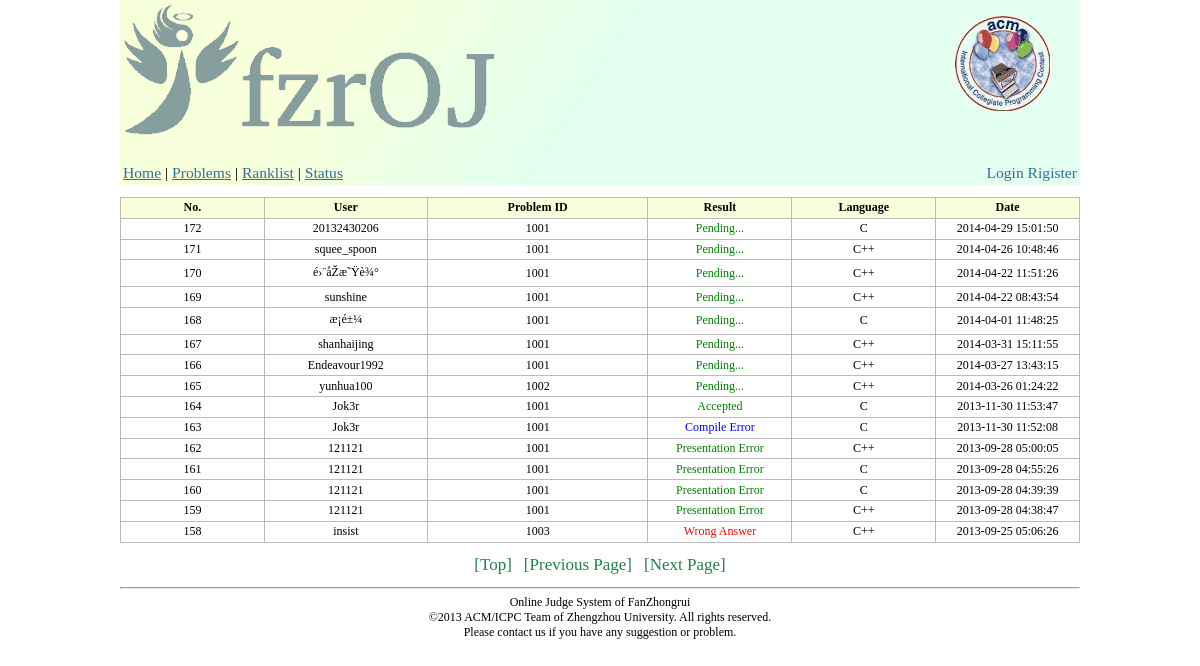
Before: /status.php with the older database file.
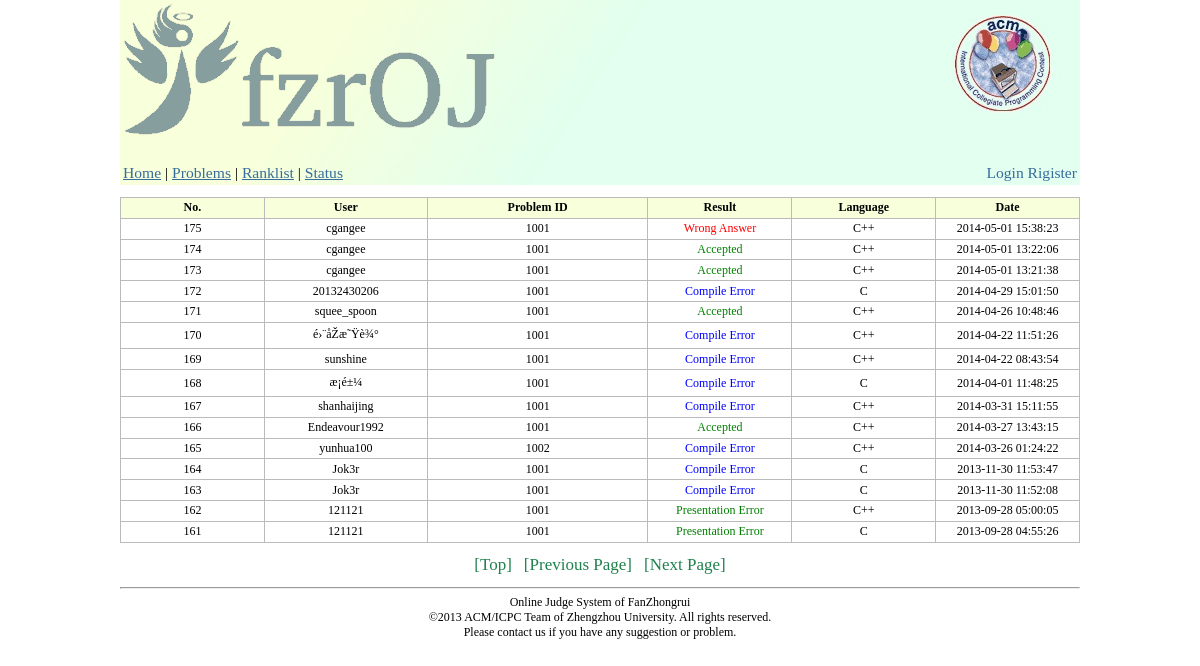
After: the same page with the newer database file.
### tables this page shows
CREATE TABLE IF NOT EXISTS `code` (
  `cid` int(11) NOT NULL AUTO_INCREMENT,
  `pid` int(11) DEFAULT NULL,
  `uid` int(11) DEFAULT NULL,
  `ctext` text,
  `clang` varchar(255) DEFAULT NULL,
  `cstatus` int(11) NOT NULL DEFAULT '0',
  `ctime` int(11) DEFAULT NULL,
  `cmem` int(11) DEFAULT NULL,
  `cdate` timestamp NOT NULL DEFAULT CURRENT_TIMESTAMP,
  PRIMARY KEY (`cid`),
  KEY `pid` (`pid`),
  KEY `uid` (`uid`)
);

CREATE TABLE IF NOT EXISTS `user` (
  `uid` int(11) NOT NULL AUTO_INCREMENT,
  `uname` varchar(255) DEFAULT NULL,
  `upwd` varchar(255) DEFAULT NULL,
  `uemail` varchar(255) DEFAULT NULL,
  `umotto` varchar(255) DEFAULT NULL,
  `uadmin` int(11) DEFAULT '0',
  `udate` timestamp NOT NULL DEFAULT CURRENT_TIMESTAMP,
  PRIMARY KEY (`uid`)
);

### status.php (the view, shortened to what this page needs)
<!DOCTYPE html PUBLIC "-//W3C//DTD XHTML 1.0 Transitional//EN" "http://www.w3.org/TR/xhtml1/DTD/xhtml1-transitional.dtd">
<html xmlns="http://www.w3.org/1999/xhtml">
<head>
<link href="files/css.css" rel="stylesheet" type="text/css" />
</head>
<body>
	<div id="container">
		<?php require_once 'tools/head.php' ?>
		<div id="PageBody">
			<p>
			<table width="100%" id="table">
			<tr>
				<th width="15%">No.</th>
				<th width="17%">User</th>
				<th width="17">Problem ID</th>
				<th width="15%">Result</th>
				<th width="15%">Language</th>
				<th width="15%">Date</th>
			</tr>
			<?php
				require_once 'tools/func.php';
				if (!empty($_GET['sid']))
					$sid = $_GET['sid'];
				else
					$sid = 0;
				$result = mysql_query("SELECT * FROM code WHERE cid<=((select max(cid) from code)-15*$sid)  ORDER BY cid DESC LIMIT 0, 15");
				while ($row = mysql_fetch_array($result)){
					echo
							'<tr>'.
							'<td width="15%">'.$row[cid].'</td>'.
							'<td width="17%">'. get_name($row[uid]). '</td>'.
							'<td width="17">' . $row[pid]. '</td>'.
							'<td width="15%">'. get_status($row[cstatus]). '</td>'.
							'<td width="15%">'. get_lang($row[clang]). '</td>'.
							'<td width="15%">'.	$row[cdate] .'</td></tr>';
				}
			?>
			</table>
			<p id="subs">
				<a href="status.php">[Top]</a>&nbsp;&nbsp;&nbsp;
				<a href="status.php?sid=<?php
					echo max(0, $sid-1);
					?>">[Previous Page]</a>&nbsp;&nbsp;&nbsp;
				<a href="status.php?sid=<?php
					echo $sid+1;
				?>">[Next Page]</a>
			</p>
			</p>
		</div>
		<?php require_once 'tools/footer.php' ?>
	</div>
</body>
</html>

### tools/func.php (shortened to what this page needs)
<?php
	function get_status($k){
		switch ($k){
			case 0:return "<font color='green'>Pending...</font>";
			case 1:return "<font color='blue'>Compile Error</font>";
			case 3:return "<font color='green'>Accepted</font>";
			case 4:return "<font color='red'>Wrong Answer</font>";
			case 6:return "<font color='green'>Presentation Error</font>";
		}
	}
	function get_name($k){
		$result=mysql_query("SELECT uname FROM user WHERE uid='$k'");
		$row=mysql_fetch_array($result);
		return $row['uname'];
	}
	function get_lang($k){
		switch ($k){
			case 0: return "C";
			case 1: return "C++";
		}
	}
?>

Changed rows visible on the page:
no longer on this page (row unchanged): code: cid "160", uid.uname "121121", pid "1001", cstatus "Presentation Error", clang "C", cdate "2013-09-28 04:39:39"
no longer on this page (row unchanged): code: cid "159", uid.uname "121121", pid "1001", cstatus "Presentation Error", clang "C++", cdate "2013-09-28 04:38:47"
no longer on this page (row unchanged): code: cid "158", uid.uname "insist", pid "1003", cstatus "Wrong Answer", clang "C++", cdate "2013-09-25 05:06:26"
added code: cid "175", uid.uname "cgangee", pid "1001", cstatus "Wrong Answer", clang "C++", cdate "2014-05-01 15:38:23"
added code: cid "174", uid.uname "cgangee", pid "1001", cstatus "Accepted", clang "C++", cdate "2014-05-01 13:22:06"
added code: cid "173", uid.uname "cgangee", pid "1001", cstatus "Accepted", clang "C++", cdate "2014-05-01 13:21:38"
changed code id 172: cstatus "Pending..." → "Compile Error"
changed code "squee_spoon": cstatus "Pending..." → "Accepted"
changed code "é›¨åŽæ˜Ÿè¾°": cstatus "Pending..." → "Compile Error"
changed code "sunshine": cstatus "Pending..." → "Compile Error"
changed code id 168: cstatus "Pending..." → "Compile Error"
changed code "shanhaijing": cstatus "Pending..." → "Compile Error"
changed code "Endeavour1992": cstatus "Pending..." → "Accepted"
changed code "yunhua100": cstatus "Pending..." → "Compile Error"
changed code id 164: cstatus "Accepted" → "Compile Error"
